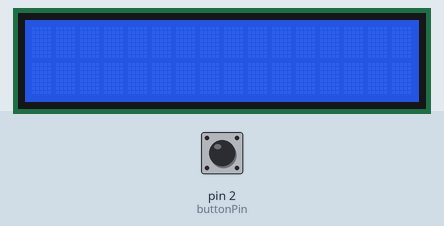
A sketch run on a simulated Arduino Uno, built with avr-gcc and run on an emulated ATmega328P. On the bench: 16×2 character LCD. The test bench sets the inputs (shaded band); at power-on: pin 2 (buttonPin) HIGH.

Above: at 1.2 s.
1.3 s: pin 2 (buttonPin) pulled LOW for 0.15 s
At 2.4 s:
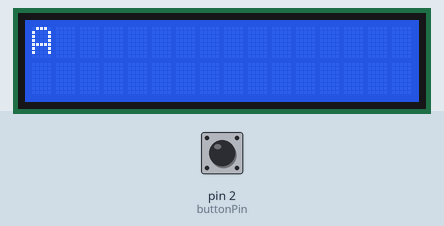
2.9 s: pin 2 (buttonPin) pulled LOW for 1 s
At 3.6 s:
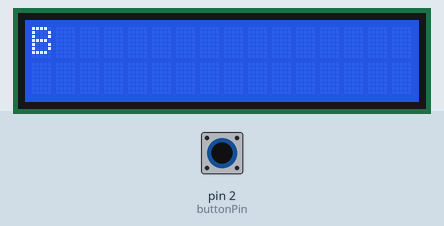
5.4 s: pin 2 (buttonPin) pulled LOW for 0.15 s
At 6.6 s:
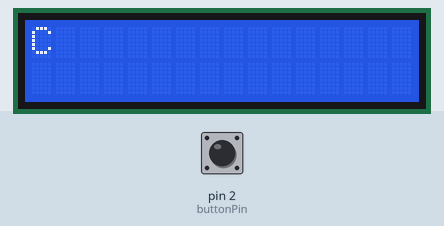
7.0 s: pin 2 (buttonPin) pulled LOW for 3.2 s
11.7 s: pin 2 (buttonPin) pulled LOW for 0.15 s
At 12.7 s:
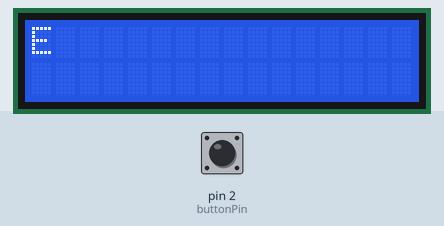
13.3 s: pin 2 (buttonPin) pulled LOW for 1 s
At 13.9 s:
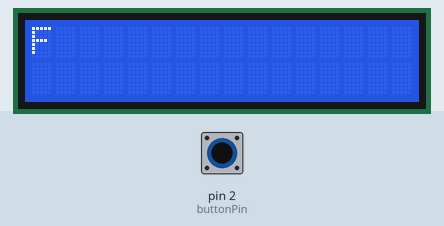
Timing chart, 0 to 16.3 s (numbered marks = the images above; inputs shaded):
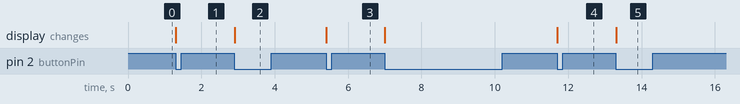

Measured:
- after the input at 1.3 s, the display: changes at once (image 1)
- after the input at 2.9 s, the display: changes at once (image 2)
- after the input at 5.4 s, the display: changes at once (image 3)
- after the input at 11.7 s, the display: changes at once (image 4)
- after the input at 13.3 s, the display: changes at once (image 5)

The sketch:

character.ino
```cpp
#include <Wire.h>
#include <LiquidCrystal_I2C.h>

LiquidCrystal_I2C lcd(0x27, 16, 2); // Adjust the LCD I2C address as needed

const int buttonPin = 2; // The pin that the pushbutton is attached to
int lastButtonState = HIGH; // The previous state of the button
char currentChar = 'A'; // Starting character

void setup() {
  pinMode(buttonPin, INPUT_PULLUP); // Initialize the pushbutton pin as an input with an internal pull-up resistor
  lcd.init(); // Initialize the LCD (for some libraries, use lcd.begin(16, 2);)
  lcd.backlight(); // Turn on the backlight
}

void loop() {
  int buttonState = digitalRead(buttonPin);

  // Check if the button is pressed and the button state has changed
  if (buttonState == LOW && lastButtonState == HIGH) {
    lcd.clear(); // Clear the LCD
    lcd.print(currentChar); // Display the current character

    // Increment the character. Reset to 'A' after 'Z'.
    currentChar++;
    if (currentChar > 'Z') {
      currentChar = 'A';
    }

    delay(250); // Debounce delay
  }

  lastButtonState = buttonState; // Save the current button state for the next loop iteration
}
```
